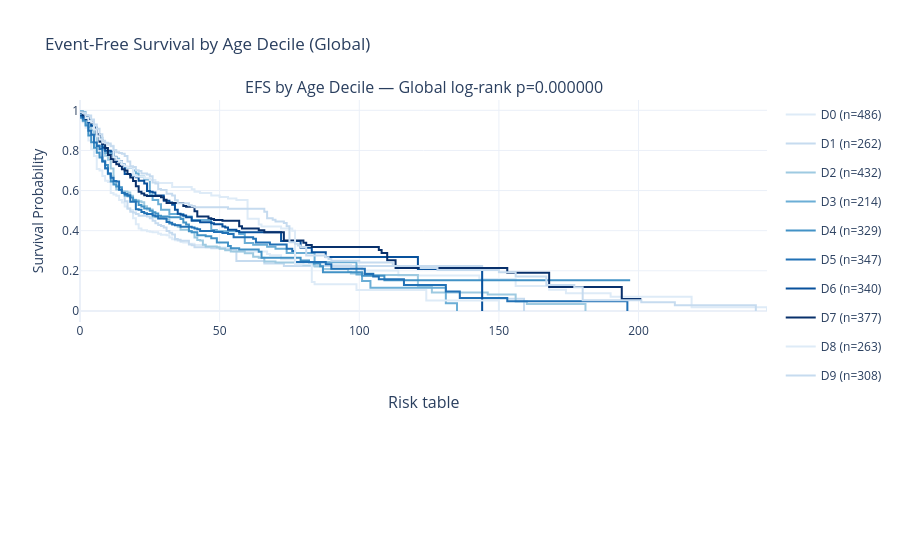

Write notebook code for a chart like this one.
### Code cell
# Global: EFS by age decile
df = merged.dropna(subset=['AGE', 'EFS_MONTHS', 'efs_event']).copy()
# Re-apply decile labels
df['age_decile'] = 'D' + pd.qcut(df['AGE'], 10, labels=False, duplicates='drop').astype(str)
n_deciles = df['age_decile'].nunique()
print(f"EFS analysis: {len(df)} patients, {n_deciles} age deciles")
print(f"Age ranges per decile:")
for d in sorted(df['age_decile'].unique()):
    sub = df[df['age_decile']==d]
    print(f"  {d}: AGE=[{sub['AGE'].min():.1f}, {sub['AGE'].max():.1f}], n={len(sub)}, events={int(sub['efs_event'].sum())}")

grps = [(df[df['age_decile']==v]['EFS_MONTHS'], df[df['age_decile']==v]['efs_event'])
        for v in sorted(df['age_decile'].unique())]
p = logrank_multi(grps)
print(f"Global log-rank: χ²(df={n_deciles-1}), p={p:.6f}")

fig = make_subplots(rows=2, cols=1, row_heights=[0.8, 0.2],
                    subplot_titles=(f'EFS by Age Decile — Global log-rank p={p:.6f}', 'Risk table'))
for i, v in enumerate(sorted(df['age_decile'].unique())):
    sub = df[df['age_decile']==v]
    km = kaplan_meier(sub['EFS_MONTHS'], sub['efs_event'])
    fig = add_km(fig, km, f'{v} (n={len(sub)})', decile_colors[i % len(decile_colors)])
fig.update_layout(height=550, title='Event-Free Survival by Age Decile (Global)', template='plotly_white')
fig.update_yaxes(title_text='Survival Probability', row=1, col=1)
fig.update_xaxes(title_text='Months', row=2, col=1)
try:
    fig.show()
except:
    pass
